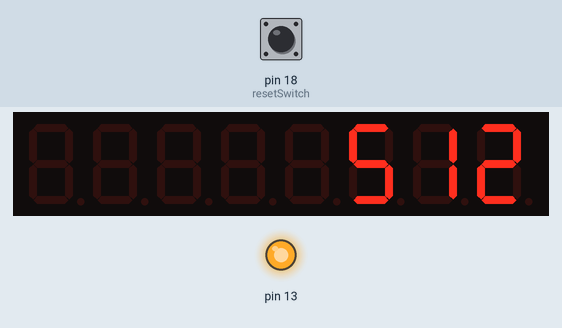
Simulated run of this sketch. Board: Arduino Uno, built with avr-gcc and run on an emulated ATmega328P. On the bench: 8-digit seven-segment display, output pins drawn as LEDs (lit = HIGH). The test bench sets the inputs (shaded band); at power-on: pin 18 (resetSwitch) HIGH. What the sketch prints to the serial monitor is not drawn.

Above: at 1.5 s.
1.6 s: pin 18 (resetSwitch) pulled LOW for 0.15 s
At 2.8 s:
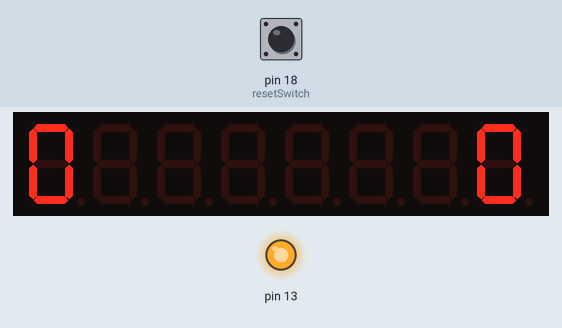
3.2 s: pin 18 (resetSwitch) pulled LOW for 1 s
At 4.4 s:
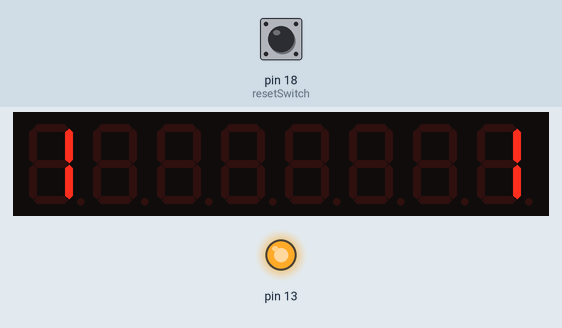
5.7 s: pin 18 (resetSwitch) pulled LOW for 0.15 s
At 6.4 s:
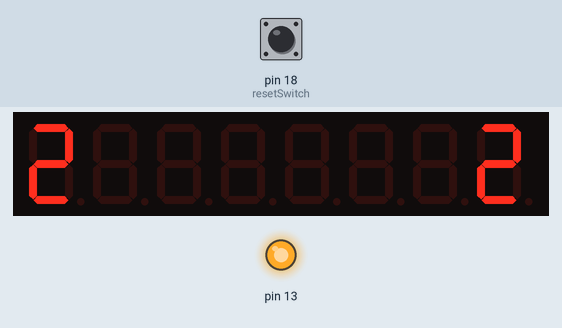
7.3 s: pin 18 (resetSwitch) pulled LOW for 1 s
At 7.7 s:
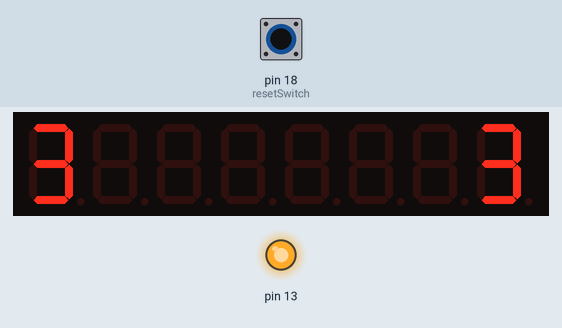
9.8 s: pin 18 (resetSwitch) pulled LOW for 3.2 s
At 11.0 s:
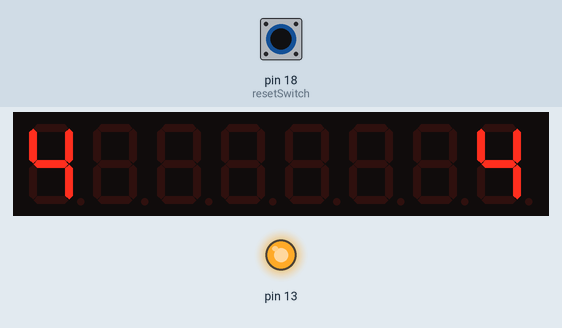
14.5 s: pin 18 (resetSwitch) pulsed LOW 5 times (0.12 s each, 0.3 s apart)
At 14.67 s:
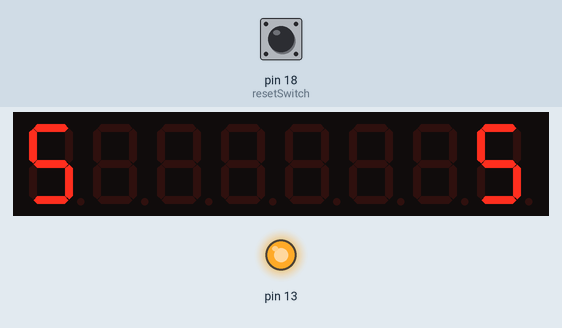
Timing chart, 0 to 17.5 s (numbered marks = the images above; inputs shaded):
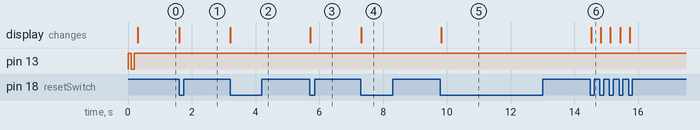

Measured:
- after the input at 1.6 s, the display: changes at once (image 1)
- after the input at 3.2 s, the display: changes at once (image 2)
- after the input at 5.7 s, the display: changes at once (image 3)
- after the input at 7.3 s, the display: changes at once (image 4)
- after the input at 9.8 s, the display: changes at once (image 5)
- after the input at 14.5 s, the display: changes at once (image 6)

The sketch:

_7SegDisplay.ino
```cpp
#include "LedControl.h"

// LedControl is the library for running the
// 7 segment LED display. Set it up with the
// pins for DIN, CLK and LOAD/CS

LedControl lc = LedControl(15, 17, 16, 1);

const int resetSwitch = 18;

void setup() {

  Serial.begin(115200);
  init7SegDisplay();
  pinMode(13, OUTPUT);
  digitalWrite(13, HIGH);
  delay(100);
  digitalWrite(13, LOW);
  delay(100);
  digitalWrite(13, HIGH);
  delay(100);

  pinMode(resetSwitch, INPUT_PULLUP);

}


void loop() {

  showNumber(analogRead(A0));

  for (int i = 0; i < 127; i++) {


    while (digitalRead(resetSwitch)) {
      delay(100);

    }

    showNumber(i);
    lc.setChar(0, 7, (char)i, false);

    Serial.println((char)(byte)i);
  while (!digitalRead(resetSwitch)) {
      delay(100);

    }
  }


}


void init7SegDisplay() {

  /*
   The MAX72XX is in power-saving mode on startup,
   we have to do a wakeup call
   */
  lc.shutdown(0, false);
  /* Set the brightness to a medium values */
  lc.setIntensity(0, 5);
  /* and clear the display */
  lc.clearDisplay(0);

}

long power10[] = {1, 10, 100, 1000, 10000, 100000, 1000000, 10000000};

inline void showNumber(int32_t number) {


  boolean negative = false;


  if (number < 0) {
    number = abs(number);
    negative = true;

  }
  boolean minusShown = false;

  for (int digit = 0; digit < 8; digit++) {
    long powerval = power10[digit]; //pow(10,digit);
    if ((digit > 0) && (number < powerval)) {
      if (negative && !minusShown) {
        lc.setChar(0, digit, '-', false);
        minusShown = true;
      }
      else {
        lc.setChar(0, digit, ' ', false);
      }

    } else {
      lc.setDigit(0, digit, (number / powerval) % 10, false);
    }
  }

}
```
